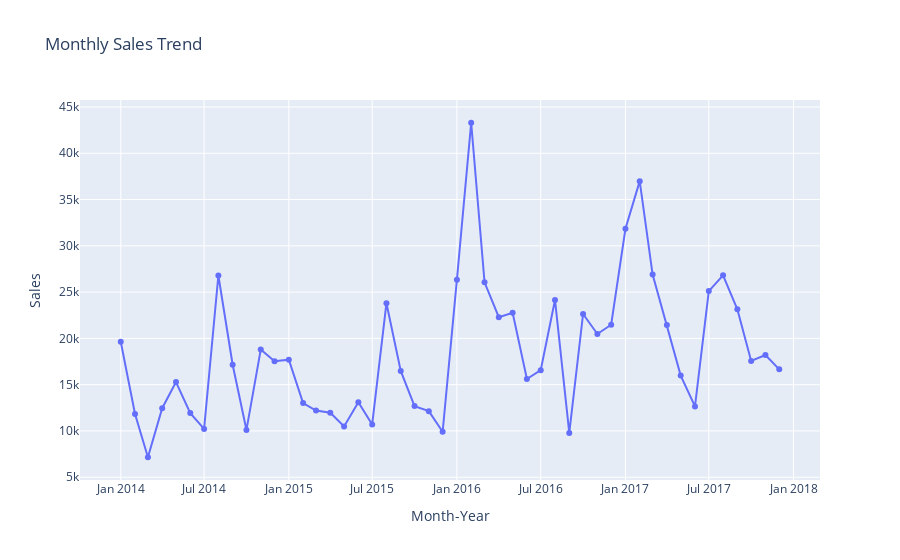

The code cell stored with this chart in its notebook:
### Code cell
# 6. Line Chart
pp['Month-Year'] = pp['Order Date'].dt.to_period('M')
monthly_sales = pp.groupby('Month-Year')['Sales'].sum().reset_index()
monthly_sales['Month-Year'] = monthly_sales['Month-Year'].astype(str)
fig6 = px.line(monthly_sales, x='Month-Year', y='Sales',
               title='Monthly Sales Trend', markers=True)
fig6.show()

### Figure 1 — Plotly figure (JSON) as saved in the notebook; plotly's stock layout.template omitted (floating-point values rounded to 4 significant figures)
{"data": [{"hovertemplate": "Month-Year=%{x}<br>Sales=%{y}<extra></extra>", "legendgroup": "", "line": {"color": "#636efa", "dash": "solid"}, "marker": {"symbol": "circle"}, "mode": "lines+markers", "name": "", "orientation": "v", "showlegend": false, "type": "scatter", "x": ["2014-01", "2014-02", "2014-03", "2014-04", "2014-05", "2014-06", "2014-07", "2014-08", "2014-09", "2014-10", "2014-11", "2014-12", "2015-01", "2015-02", "2015-03", "2015-04", "2015-05", "2015-06", "2015-07", "2015-08", "2015-09", "2015-10", "2015-11", "2015-12", "2016-01", "2016-02", "2016-03", "2016-04", "2016-05", "2016-06", "2016-07", "2016-08", "2016-09", "2016-10", "2016-11", "2016-12", "2017-01", "2017-02", "2017-03", "2017-04", "2017-05", "2017-06", "2017-07", "2017-08", "2017-09", "2017-10", "2017-11", "2017-12"], "xaxis": "x", "y": [19640.0, 11830.0, 7160.0, 12460.0, 15280.0, 11930.0, 10220.0, 26800.0, 17160.0, 10110.0, 18790.0, 17530.0, 17700.0, 13020.0, 12210.0, 11960.0, 10480.0, 13110.0, 10710.0, 23800.0, 16480.0, 12690.0, 12140.0, 9909.0, 26340.0, 43300.0, 26050.0, 22300.0, 22780.0, 15620.0, 16570.0, 24160.0, 9790.0, 22640.0, 20480.0, 21470.0, 31840.0, 36990.0, 26900.0, 21450.0, 15980.0, 12650.0, 25110.0, 26820.0, 23150.0, 17560.0, 18210.0, 16660.0], "yaxis": "y"}], "layout": {"legend": {"tracegroupgap": 0}, "title": {"text": "Monthly Sales Trend"}, "xaxis": {"anchor": "y", "domain": [0, 1], "title": {"text": "Month-Year"}}, "yaxis": {"anchor": "x", "domain": [0, 1], "title": {"text": "Sales"}}}}
